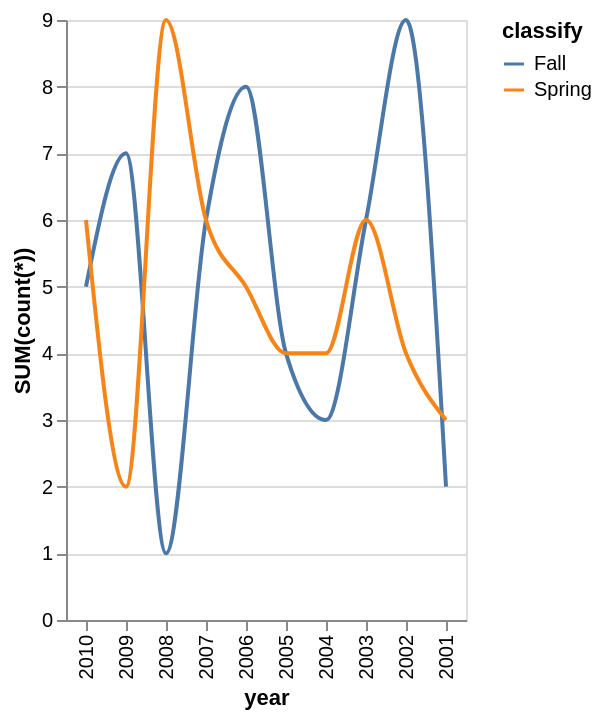

Express this chart as Vega-Lite.
### Vega-Lite specification from a JSON file in a GitHub repository (floating-point values rounded to 4 significant figures)
{"data": {"values": [{"x_data": "2001", "y_data": 2, "classify": "Fall"}, {"x_data": "2002", "y_data": 9, "classify": "Fall"}, {"x_data": "2003", "y_data": 6, "classify": "Fall"}, {"x_data": "2004", "y_data": 3, "classify": "Fall"}, {"x_data": "2005", "y_data": 4, "classify": "Fall"}, {"x_data": "2006", "y_data": 8, "classify": "Fall"}, {"x_data": "2007", "y_data": 6, "classify": "Fall"}, {"x_data": "2008", "y_data": 1, "classify": "Fall"}, {"x_data": "2009", "y_data": 7, "classify": "Fall"}, {"x_data": "2010", "y_data": 5, "classify": "Fall"}, {"x_data": "2001", "y_data": 3, "classify": "Spring"}, {"x_data": "2002", "y_data": 4, "classify": "Spring"}, {"x_data": "2003", "y_data": 6, "classify": "Spring"}, {"x_data": "2004", "y_data": 4, "classify": "Spring"}, {"x_data": "2005", "y_data": 4, "classify": "Spring"}, {"x_data": "2006", "y_data": 5, "classify": "Spring"}, {"x_data": "2007", "y_data": 6, "classify": "Spring"}, {"x_data": "2008", "y_data": 9, "classify": "Spring"}, {"x_data": "2009", "y_data": 2, "classify": "Spring"}, {"x_data": "2010", "y_data": 6, "classify": "Spring"}]}, "mark": {"type": "line", "interpolate": "monotone"}, "encoding": {"x": {"field": "x_data", "type": "nominal", "title": "year", "sort": "descending"}, "y": {"field": "y_data", "type": "quantitative", "title": "SUM(count(*))"}, "color": {"field": "classify"}}}
